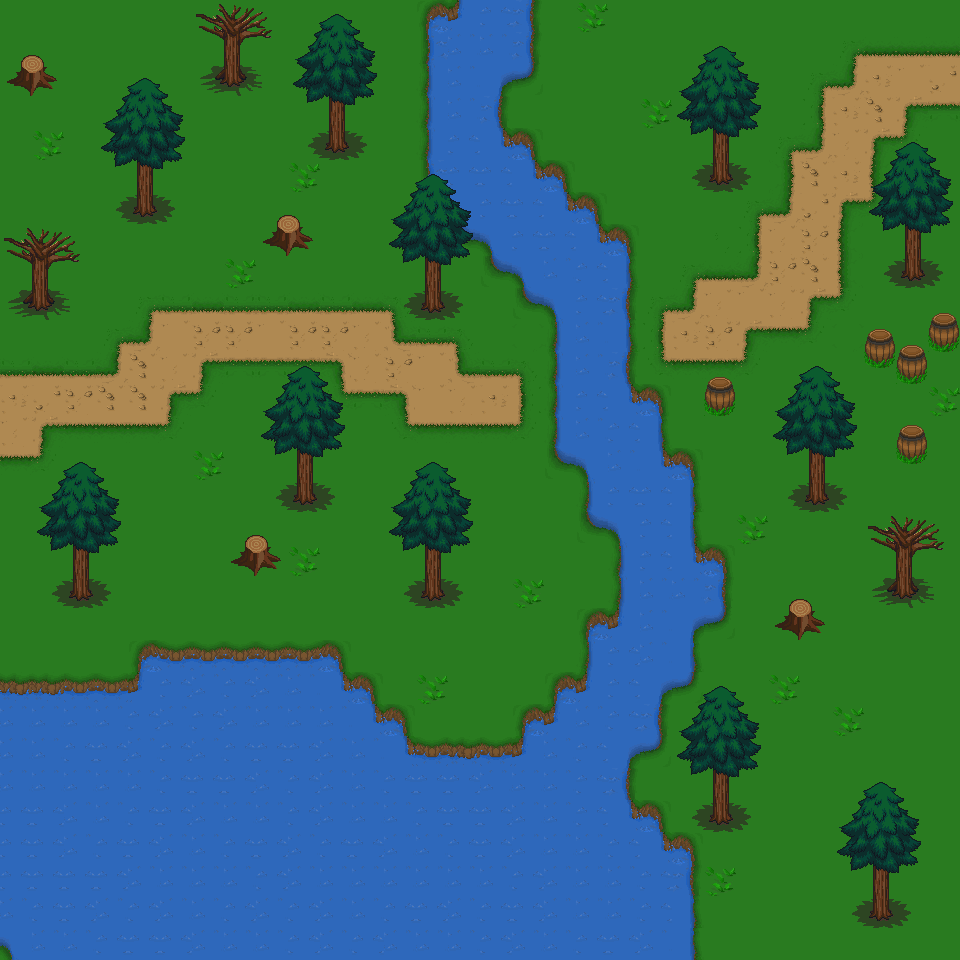

A 2D game scene composited from a Tiled map and its tileset images. What follows is a short description and the map's XML, with every tile layer's data as written:
An orthogonal 30x30 tile map with 32x32 px tiles, 3 tile layers (Tile Layer 1, Tile Layer 2, Tile Layer 3).

<map version="1.2" tiledversion="1.2.3" orientation="orthogonal" renderorder="right-down" width="30" height="30" tilewidth="32" tileheight="32" infinite="0" nextlayerid="5" nextobjectid="1">
 <tileset firstgid="1" source="../textures/tiles/forest.tsx" />
 <layer id="1" name="Tile Layer 1" width="30" height="30">
  <data encoding="csv">
1,1,1,1,1,1,1,1,1,1,1,1,1,65,110,86,87,1,2,1,1,1,1,1,1,1,1,1,1,1,
1,1,1,1,1,1,1,1,1,1,1,1,1,85,128,128,87,1,1,1,1,1,1,1,1,1,4,48,48,48,
1,1,1,1,1,1,1,1,1,1,1,1,1,90,128,68,107,1,1,1,1,1,1,1,1,4,49,61,25,41,
1,1,1,1,1,1,1,1,1,1,1,1,1,90,128,87,1,1,1,1,2,1,1,1,1,24,61,42,7,45,
1,2,1,1,1,1,1,1,1,1,1,1,1,90,86,108,67,1,1,1,1,1,1,1,4,49,43,7,46,1,
1,1,1,1,1,1,1,1,1,2,1,1,1,85,86,86,108,67,1,1,1,1,1,1,29,42,61,27,1,1,
1,1,1,1,1,1,1,1,1,1,1,1,1,105,70,86,86,108,67,1,1,1,1,4,49,41,7,46,1,1,
1,1,1,1,1,1,1,1,1,1,1,1,1,1,105,70,86,86,108,67,1,1,3,24,43,62,27,1,1,1,
1,1,1,1,1,1,1,2,1,1,1,1,1,1,1,105,70,128,86,88,1,4,48,49,62,42,27,1,1,1,
1,1,1,1,4,5,48,5,5,48,5,48,6,1,1,1,105,70,86,87,4,49,43,25,43,7,46,1,1,1,
1,1,1,4,49,25,62,62,25,62,62,43,47,5,6,1,89,90,128,88,24,61,62,7,8,46,89,1,1,1,
5,48,5,49,42,43,7,45,45,45,9,43,62,25,47,5,6,90,128,87,44,8,8,46,1,1,1,1,1,1,
61,41,62,42,42,7,46,1,1,1,44,45,9,25,43,61,26,90,86,108,67,1,1,1,1,1,1,1,1,2,
43,7,8,8,8,46,1,1,1,1,1,1,44,8,8,8,46,90,128,86,88,1,1,1,1,1,1,1,1,1,
8,46,1,1,1,1,2,1,1,1,1,1,1,1,1,1,1,105,70,128,108,67,1,1,1,1,1,1,1,1,
1,1,1,1,1,1,1,1,1,1,1,1,1,1,1,1,1,1,90,86,86,88,1,1,1,1,1,1,1,1,
1,1,1,1,1,1,1,1,1,1,1,1,1,1,1,1,1,1,105,70,86,88,1,2,1,1,1,1,1,1,
1,1,1,1,1,1,1,1,1,2,1,1,1,1,1,1,1,1,1,90,86,108,67,1,1,1,1,1,1,1,
1,1,1,1,1,1,1,1,1,1,1,1,1,1,1,1,2,1,1,90,128,128,87,1,1,1,1,1,1,1,
1,1,1,1,1,1,1,1,1,1,1,1,1,1,1,1,1,1,65,110,128,68,107,1,1,1,1,1,1,1,
1,1,1,1,65,66,66,66,66,66,67,1,1,1,1,1,1,1,90,86,128,88,1,1,1,1,1,1,1,1,
109,109,66,66,110,86,128,86,128,128,108,67,1,2,1,1,1,65,110,86,68,107,1,1,2,1,1,1,1,1,
128,128,128,128,86,128,86,128,128,128,128,108,67,1,1,1,65,110,128,86,87,1,1,1,1,1,2,1,1,1,
128,128,86,86,128,86,128,86,86,86,128,128,108,66,109,66,110,128,86,68,107,1,1,1,1,1,1,1,1,1,
128,128,128,128,128,86,86,86,128,86,128,128,86,86,86,128,128,128,86,87,1,1,1,1,1,1,1,1,1,1,
86,86,128,128,86,86,128,128,128,86,128,128,128,86,86,86,128,128,86,108,67,1,1,1,1,1,1,1,1,1,
86,86,128,86,86,128,128,86,86,128,86,86,128,128,86,86,128,128,128,86,108,67,1,1,1,1,1,1,1,1,
86,86,86,86,128,128,128,128,86,128,128,128,128,128,128,128,86,128,128,128,86,87,2,1,1,1,1,1,1,1,
128,86,86,128,86,128,128,86,128,86,128,128,86,86,128,86,86,128,128,128,86,88,1,1,1,1,1,1,1,1,
70,128,128,86,86,86,128,128,128,86,128,86,128,128,128,86,128,128,86,86,128,88,1,1,1,1,1,1,1,1
</data>
 </layer>
 <layer id="3" name="Tile Layer 2" width="30" height="30">
  <data encoding="csv">
0,0,0,0,0,0,144,145,146,101,102,103,0,0,0,0,0,0,0,0,0,0,0,0,0,0,0,0,0,0,
167,168,0,0,0,0,164,165,166,121,122,123,0,0,0,0,0,0,0,0,0,101,102,103,0,0,0,0,0,0,
187,188,0,101,102,103,184,185,186,141,142,143,0,0,0,0,0,0,0,0,0,121,122,123,0,0,0,0,0,0,
0,0,0,121,122,123,0,0,0,161,162,163,0,0,0,0,0,0,0,0,0,141,142,143,0,104,104,0,0,0,
0,0,0,141,142,143,0,0,0,181,182,183,0,0,0,0,0,0,0,0,0,161,162,163,0,104,104,101,102,103,
0,0,0,161,162,163,0,0,0,0,0,0,101,102,103,0,0,0,0,0,0,181,182,183,0,0,0,121,122,123,
0,0,0,181,182,183,0,0,167,168,0,0,121,122,123,0,0,0,0,0,0,0,0,0,0,0,0,141,142,143,
144,145,146,0,0,0,0,0,187,188,0,0,141,142,143,0,0,0,0,0,0,0,0,0,0,0,0,161,162,163,
164,165,166,0,0,0,0,0,0,0,0,0,161,162,163,0,0,0,0,0,0,0,0,0,0,0,0,181,182,183,
184,185,186,0,0,0,0,0,0,0,0,0,181,182,183,0,0,0,0,0,0,0,0,0,0,0,0,0,0,72,
0,0,0,0,0,0,0,0,0,0,0,0,0,0,0,0,0,0,0,0,0,0,0,0,0,0,0,71,72,92,
0,0,0,0,0,0,0,0,101,102,103,0,0,0,0,0,0,0,0,0,0,0,72,0,101,102,103,91,92,0,
0,0,0,0,0,0,0,0,121,122,123,0,0,0,0,0,0,0,0,0,0,0,92,0,121,122,123,0,0,0,
0,0,0,0,0,0,0,0,141,142,143,0,0,0,0,0,0,0,0,0,0,0,0,0,141,142,143,0,71,0,
0,101,102,103,0,0,0,0,161,162,163,0,101,102,103,0,0,0,0,0,0,0,0,0,161,162,163,0,91,0,
0,121,122,123,0,0,0,0,181,182,183,0,121,122,123,0,0,0,0,0,0,0,0,0,181,182,183,0,0,0,
0,141,142,143,0,0,0,167,168,0,0,0,141,142,143,0,0,0,0,0,0,0,0,0,0,0,0,144,145,146,
0,161,162,163,0,0,0,187,188,0,0,0,161,162,163,0,0,0,0,0,0,0,0,0,0,0,0,164,165,166,
0,181,182,183,0,0,0,0,0,0,0,0,181,182,183,0,0,0,0,0,0,0,0,0,167,168,0,184,185,186,
0,0,0,0,0,0,0,0,0,0,0,0,0,0,0,0,0,0,0,0,0,0,0,0,187,188,0,0,0,0,
0,0,0,0,0,0,0,0,0,0,0,0,0,0,0,0,0,0,0,0,0,0,0,0,0,0,0,0,0,0,
0,0,0,0,0,0,0,0,0,0,0,0,0,0,0,0,0,0,0,0,0,101,102,103,0,0,0,0,0,0,
0,0,0,0,0,0,0,0,0,0,0,0,0,0,0,0,0,0,0,0,0,121,122,123,0,0,0,0,0,0,
0,0,0,0,0,0,0,0,0,0,0,0,0,0,0,0,0,0,0,0,0,141,142,143,0,0,0,0,0,0,
0,0,0,0,0,0,0,0,0,0,0,0,0,0,0,0,0,0,0,0,0,161,162,163,0,0,101,102,103,0,
0,0,0,0,0,0,0,0,0,0,0,0,0,0,0,0,0,0,0,0,0,181,182,183,0,0,121,122,123,0,
0,0,0,0,0,0,0,0,0,0,0,0,0,0,0,0,0,0,0,0,0,0,0,0,0,0,141,142,143,0,
0,0,0,0,0,0,0,0,0,0,0,0,0,0,0,0,0,0,0,0,0,0,0,0,0,0,161,162,163,0,
0,0,0,0,0,0,0,0,0,0,0,0,0,0,0,0,0,0,0,0,0,0,0,0,0,0,181,182,183,0,
0,0,0,0,0,0,0,0,0,0,0,0,0,0,0,0,0,0,0,0,0,0,0,0,0,0,0,0,0,0
</data>
 </layer>
 <layer id="4" name="Tile Layer 3" width="30" height="30">
  <data encoding="csv">
0,0,0,0,0,0,0,0,0,0,0,0,0,0,0,0,0,0,0,0,0,0,0,0,0,0,0,0,0,0,
0,0,0,0,0,0,0,0,0,0,0,0,0,0,0,0,0,0,0,0,0,0,0,0,0,0,0,0,0,0,
0,0,0,0,0,0,0,0,0,0,0,0,0,0,0,0,0,0,0,0,0,0,0,0,0,0,0,0,0,0,
0,0,0,0,0,0,0,0,0,0,0,0,0,0,0,0,0,0,0,0,0,0,0,0,0,0,0,0,0,0,
0,0,0,0,0,0,0,0,0,0,0,0,0,0,0,0,0,0,0,0,0,0,0,0,0,0,0,0,0,0,
0,0,0,0,0,0,0,0,0,0,0,0,0,0,0,0,0,0,0,0,0,0,0,0,0,0,0,0,0,0,
0,0,0,0,0,0,0,0,0,0,0,0,0,0,0,0,0,0,0,0,0,0,0,0,0,0,0,0,0,0,
0,0,0,0,0,0,0,0,0,0,0,0,0,0,0,0,0,0,0,0,0,0,0,0,0,0,0,0,0,0,
0,0,0,0,0,0,0,0,0,0,0,0,0,0,0,0,0,0,0,0,0,0,0,0,0,0,0,0,0,0,
0,0,0,0,0,0,0,0,0,0,0,0,0,0,0,0,0,0,0,0,0,0,0,0,0,0,0,0,0,0,
0,0,0,0,0,0,0,0,0,0,0,0,0,0,0,0,0,0,0,0,0,0,0,0,0,0,0,0,0,64,
0,0,0,0,0,0,0,0,0,0,0,0,0,0,0,0,0,0,0,0,0,0,0,0,0,0,0,84,64,0,
0,0,0,0,0,0,0,0,0,0,0,0,0,0,0,0,0,0,0,0,0,0,64,0,0,0,0,0,0,0,
0,0,0,0,0,0,0,0,0,0,0,0,0,0,0,0,0,0,0,0,0,0,0,0,0,0,0,0,0,0,
0,0,0,0,0,0,0,0,0,0,0,0,0,0,0,0,0,0,0,0,0,0,0,0,0,0,0,0,84,0,
0,0,0,0,0,0,0,0,0,0,0,0,0,0,0,0,0,0,0,0,0,0,0,0,0,0,0,0,0,0,
0,0,0,0,0,0,0,0,0,0,0,0,0,0,0,0,0,0,0,0,0,0,0,0,0,0,0,0,0,0,
0,0,0,0,0,0,0,0,0,0,0,0,0,0,0,0,0,0,0,0,0,0,0,0,0,0,0,0,0,0,
0,0,0,0,0,0,0,0,0,0,0,0,0,0,0,0,0,0,0,0,0,0,0,0,0,0,0,0,0,0,
0,0,0,0,0,0,0,0,0,0,0,0,0,0,0,0,0,0,0,0,0,0,0,0,0,0,0,0,0,0,
0,0,0,0,0,0,0,0,0,0,0,0,0,0,0,0,0,0,0,0,0,0,0,0,0,0,0,0,0,0,
0,0,0,0,0,0,0,0,0,0,0,0,0,0,0,0,0,0,0,0,0,0,0,0,0,0,0,0,0,0,
0,0,0,0,0,0,0,0,0,0,0,0,0,0,0,0,0,0,0,0,0,0,0,0,0,0,0,0,0,0,
0,0,0,0,0,0,0,0,0,0,0,0,0,0,0,0,0,0,0,0,0,0,0,0,0,0,0,0,0,0,
0,0,0,0,0,0,0,0,0,0,0,0,0,0,0,0,0,0,0,0,0,0,0,0,0,0,0,0,0,0,
0,0,0,0,0,0,0,0,0,0,0,0,0,0,0,0,0,0,0,0,0,0,0,0,0,0,0,0,0,0,
0,0,0,0,0,0,0,0,0,0,0,0,0,0,0,0,0,0,0,0,0,0,0,0,0,0,0,0,0,0,
0,0,0,0,0,0,0,0,0,0,0,0,0,0,0,0,0,0,0,0,0,0,0,0,0,0,0,0,0,0,
0,0,0,0,0,0,0,0,0,0,0,0,0,0,0,0,0,0,0,0,0,0,0,0,0,0,0,0,0,0,
0,0,0,0,0,0,0,0,0,0,0,0,0,0,0,0,0,0,0,0,0,0,0,0,0,0,0,0,0,0
</data>
 </layer>
</map>